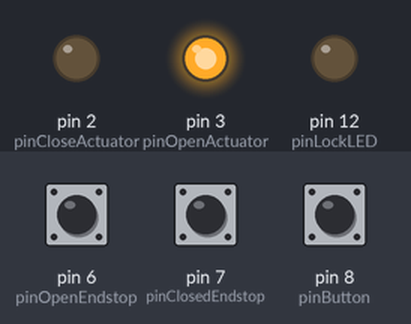
Simulated run of this sketch. Board: Arduino Uno, built with avr-gcc and run on an emulated ATmega328P. On the bench: output pins drawn as LEDs (lit = HIGH). Dashed ring = blinking. The test bench sets the inputs (shaded band); at power-on: pin 8 (pinButton) LOW, pin 6 (pinOpenEndstop) LOW, pin 7 (pinClosedEndstop) LOW.

Above: at 2.0 s.
2.1 s: pin 8 (pinButton) pulled HIGH for 1 s
At 3.6 s:
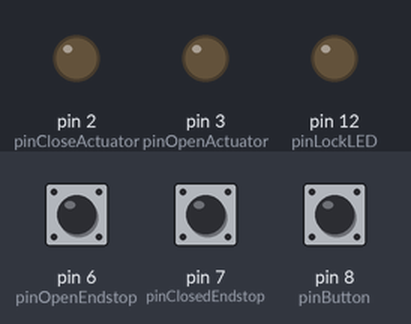
4.6 s: pin 8 (pinButton) pulled HIGH for 0.15 s
At 5.8 s:
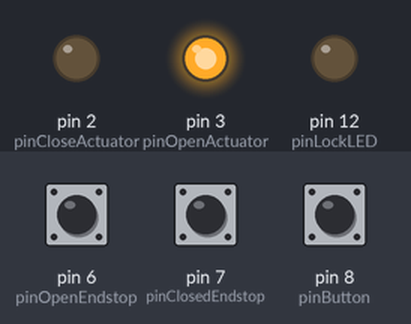
6.2 s: pin 8 (pinButton) pulled HIGH for 3.2 s
At 7.0 s:
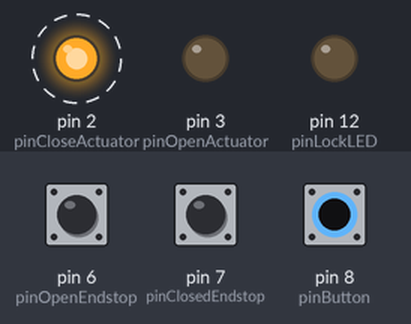
Timing chart, 0 to 10.7 s (numbered marks = the images above; inputs shaded):
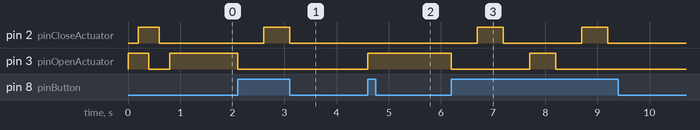

The sketch:

Silo_Door.ino
```cpp
// Define Arduino Pins
const int pinButton = 8;
const int pinLockButton = 11;
const int pinLockLED = 12;
const int pinOpenActuator = 3;
const int pinCloseActuator = 2;
const int pinOpenEndstop = 6;
const int pinClosedEndstop = 7;

// Define timers
unsigned long currentTimeButton = 0;
unsigned long previousTimeButton = 0;
unsigned long currentTimeLockButton = 0;
unsigned long previousTimeLockButton = 0;

// Define variables
boolean stateButton = false;           // State of the open/close button
boolean stateOpenEndstop = false;      // State of the "fully open" endstop
boolean stateClosedEndstop = false;    // State of the "fully closed" endstop
boolean stateOpening = false;          // Door is currently opening
boolean stateClosing = false;          // Door is currently closing
boolean stateWasOpening = false;       // Door was previously opening
boolean stateWasClosing = false;       // Door was previously closing
int buttonDelay = 500;                 // Button debounce variable

void setup() {

  // Define pin modes
  pinMode(pinButton, INPUT);
  pinMode(pinLockButton, INPUT);
  pinMode(pinLockLED, OUTPUT);
  pinMode(pinOpenActuator, OUTPUT);
  pinMode(pinCloseActuator, OUTPUT);
  pinMode(pinOpenEndstop, INPUT);
  pinMode(pinClosedEndstop, INPUT);

  // Test LED's
  digitalWrite(pinOpenActuator, HIGH);
  delay(200);

  digitalWrite(pinCloseActuator, HIGH);
  delay(200);

  digitalWrite(pinOpenActuator, LOW);
  delay(200);

  digitalWrite(pinCloseActuator, LOW);
  delay(200);

  // Move the door to the open position to start the logic
  stateOpening = true;
  digitalWrite(pinOpenActuator, HIGH);

}

void loop() {

  // Update timers
  unsigned long currentTimeButton = millis();

  // Detect buttons and endstop states
  stateClosedEndstop = digitalRead(pinClosedEndstop);
  stateOpenEndstop = digitalRead(pinOpenEndstop);
  stateButton = digitalRead(pinButton);

  // Stop the door because it's fully open
  if (stateOpenEndstop == true && stateClosing == false) {      // "stateClosing" protects door from being stuck in this condition
    digitalWrite(pinOpenActuator, LOW);
    digitalWrite(pinCloseActuator, LOW);
    stateOpening = false;                                       // Set a flag, saying that the door has finished opening
    buttonDelay = 300;                                          // Very short button delay to make it responsive
  }

  // Stop the door because it's fully closed
  if (stateClosedEndstop == true && stateOpening == false) {    // "stateOpening" protects door from being stuck in this condition
    digitalWrite(pinCloseActuator, LOW);
    digitalWrite(pinOpenActuator, LOW);
    stateClosing = false;                                       // Set a flag, saying that the door has finished closing
    buttonDelay = 300;                                          // Very short button delay to make it responsive
  }

  // Button is pressed
  if ((stateButton == HIGH) && (currentTimeButton - previousTimeButton >= buttonDelay)) {
    buttonDelay = 500;

    // Door is closing, stop the door
    if (stateClosing == true) {
      digitalWrite(pinCloseActuator, LOW);
      stateClosing = false;
      stateWasClosing = true;
    }

    // Door is opening, stop the door
    else if (stateOpening == true) {
      digitalWrite(pinOpenActuator, LOW);
      stateOpening = false;
      stateWasOpening = true;
    }

    // Door is not moving
    else if (stateClosedEndstop == false && stateOpenEndstop == false) {        // Door is somewhere in the middle, based on the endstops

       if (stateWasOpening == true) {                                           // If it was opening, close it
        stateWasOpening = false;
        stateOpening = false;
        stateClosing = true;
        digitalWrite(pinCloseActuator, HIGH);
       }

       else if (stateWasClosing == true) {                                      // If it's closing, open it
        stateWasClosing = false;
        stateOpening = true;
        stateClosing = false;
        digitalWrite(pinOpenActuator, HIGH);
       }

    }

    // Door is fully closed, open it
    else if (stateClosedEndstop == true) {
        stateOpening = true;
        stateClosing = false;
        digitalWrite(pinOpenActuator, HIGH);
    }

    // Door is fully open, close it
    else if (stateOpenEndstop == true) {
        stateClosing = true;
        stateOpening = false;
        digitalWrite(pinCloseActuator, HIGH);
    }

  // Button was pressed, so reset the timer to avoid button bounces
  previousTimeButton = currentTimeButton;

  }

}
```

Measured:
- after the input at 2.1 s, pin 2 (pinCloseActuator): LOW → HIGH after 0.50 s, → LOW 0.50 s later; pin 3 (pinOpenActuator): HIGH → LOW at once
- after the input at 4.6 s, pin 3 (pinOpenActuator): LOW → HIGH at once
- after the input at 6.2 s, pin 2 (pinCloseActuator): alternates HIGH for 0.50 s and LOW for 1.5 s, 4 changes in all, then stays LOW, starting after 0.50 s; pin 3 (pinOpenActuator): HIGH → LOW at once, → HIGH 1.5 s later, → LOW 0.50 s later
